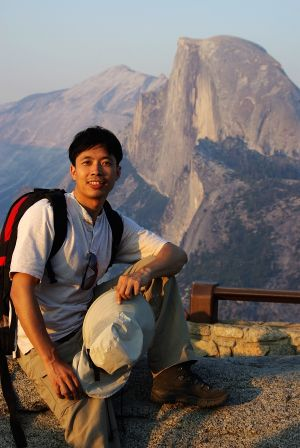
%> input picture Assignment_3/code/kmeans/sample0.jpg, 300 x 448 px
$ octave --eval "result = hack_pca('../../../Assignment_3/code/kmeans/sample0.jpg');"   (GNU Octave 9; MATLAB toolbox functions it lacks are replaced by stand-ins)
%> lines starting %> are read from the running program, lines starting %| are printed output that depends on the picture
### Assignment_4/code/pca/pca.m
function [eigvector, eigvalue] = pca(data, k)
%> called with k = 6
%PCA	Principal Component Analysis
%
%             Input:
%               data       - Data matrix. Each row vector of fea is a data point.
%
%             Output:
%               eigvector - Each column is an embedding function, for a new
%                           data point (row vector) x,  y = x*eigvector
%                           will be the embedding result of x.
%               eigvalue  - The sorted eigvalue of PCA eigen-problem.
%

[N, P] = size(data);
%> N = 448; P = 900
centered_data = data - repmat(mean(data), N, 1);
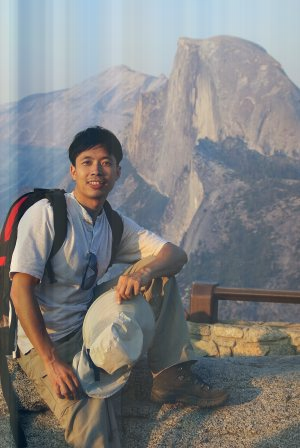
%> centered_data: size 448x300x3 double; mean R, G, B 0, 0, 0; drawn with min black and max white
S = centered_data' * centered_data;
[eigvector, eigvalue] = eigs(S, k, 'LM');
%> eigvector = 900 rows, first 8: [-0.0358 -0.0217 -0.0193 -0.0465 -0.016 -0.0108; -0.0373 -0.021 -0.0232 -0.0331 -0.0198 -0.0149; -0.039 -0.019 -0.0224 -0.0247 -0.0221 -0.0106; -0.0398 -0.0176 -0.0249 -0.015 -0.0237 -0.00827; -0.0398 -0.017 -0.0158 -0.00782 -0.0214 -0.0101; -0.0414 -0.0208 -0.00841 -0.00397 -0.000528 -0.00766; -0.0418 -0.0212 -0.00505 -6.32e-05 0.0107 -0.000868; -0.0411 -0.0203 -0.000303 -0.00197 0.0224 0.0111]; eigvalue = [914929863.3 0 0 0 0 0; 0 137628980.9 0 0 0 0; 0 0 85392015.8 0 0 0; 0 0 0 56410328.2 0 0; 0 0 0 0 53659753.3 0; 0 0 0 0 0 37566858.7]

eigvalue = diag(eigvalue)';
%> eigvalue = [914929863.3 137628980.9 85392015.8 56410328.2 53659753.3 37566858.7]
% sort
%[sort_eigvalue, sort_eigvalue_i] = sort(eigvalue, 2, 'descend');
%eigvector = eigvector(:, sort_eigvalue_i);

end

### Assignment_4/code/pca/hack_pca.m
function img = hack_pca(filename)
% Input: filename -- input image file name/path
% Output: img -- image without rotation
img_r = double(imread(filename));
% YOUR CODE HERE
[eigvector, eigvalue] = pca(img_r, 6);
angle = rad2deg(atan(eigvector(2,1) / eigvector(2,2)));
%> angle = 60.68
imshow(imrotate(imread(filename), angle));
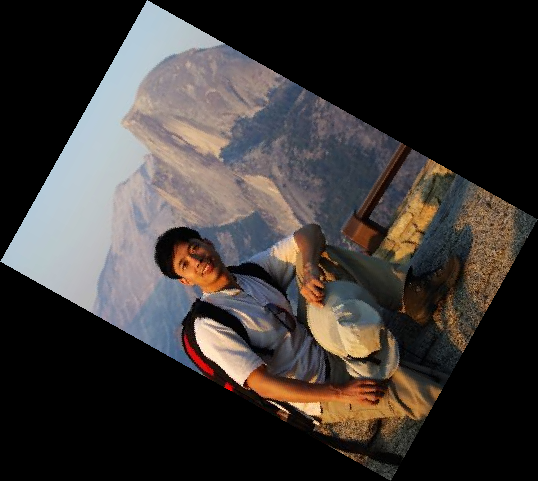
%> displayed picture: size 481x538x3, on the screen's scale of 0 to 255; mean R, G, B 61.1, 56.1, 53.8

end
%> (the run ends here)

$ run again, on Assignment_3/code/kmeans/aa.jpg
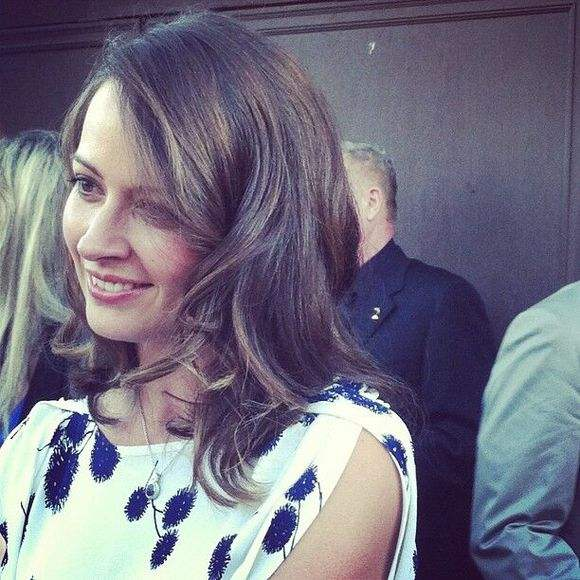
%> input picture Assignment_3/code/kmeans/aa.jpg, 580 x 580 px
%> in pca, `centered_data = data - repmat(mean(data), N, 1);`:
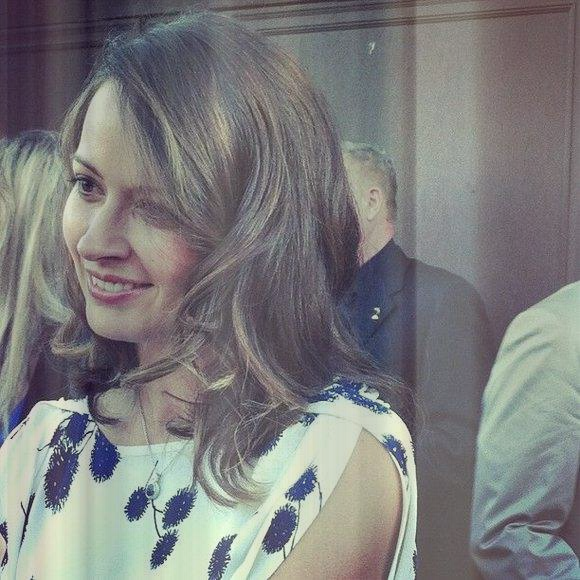
%> centered_data: size 580x580x3 double; mean R, G, B 0, 0, 0; drawn with min black and max white
%> in pca, `[eigvector, eigvalue] = eigs(S, k, 'LM');`: eigvector = 1740 rows, first 8: [-0.0262 0.00314 0.0384 0.0032 -0.0368 -0.0283; -0.0267 0.00718 0.0324 0.00202 -0.0408 -0.0321; -0.0256 0.0135 0.0308 -0.00578 -0.0382 -0.0377; -0.0278 0.0143 0.0266 -0.00461 -0.0352 -0.037; -0.0268 0.0233 0.0237 -0.0149 -0.0365 -0.0406; -0.0262 0.026 0.0205 -0.0121 -0.0394 -0.0434; -0.0259 0.0294 0.0172 -0.0105 -0.033 -0.0453; -0.0327 0.0202 0.025 -0.00126 -0.0211 -0.0295]; eigvalue = [1.25e+09 0 0 0 0 0; 0 329356654.9 0 0 0 0; 0 0 274892965.5 0 0 0; 0 0 0 192417754.7 0 0; 0 0 0 0 145730948.4 0; 0 0 0 0 0 122334403.5]
%> in pca, `eigvalue = diag(eigvalue)';`: eigvalue = [1.25e+09 329356654.9 274892965.5 192417754.7 145730948.4 122334403.5]
%> angle = -74.97
%> in hack_pca, `imshow(imrotate(imread(filename), angle));`:
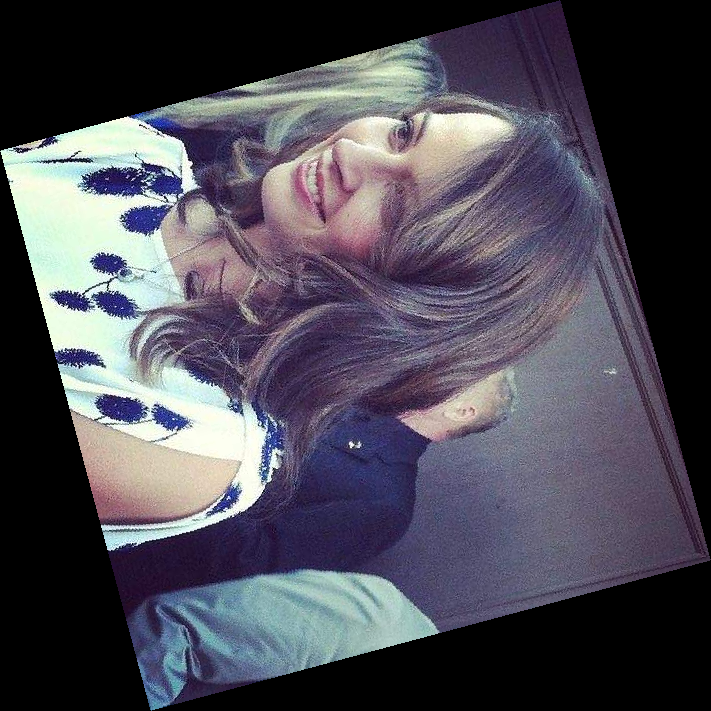
%> displayed picture: size 711x711x3, on the screen's scale of 0 to 255; mean R, G, B 77.7, 75.4, 86.2
